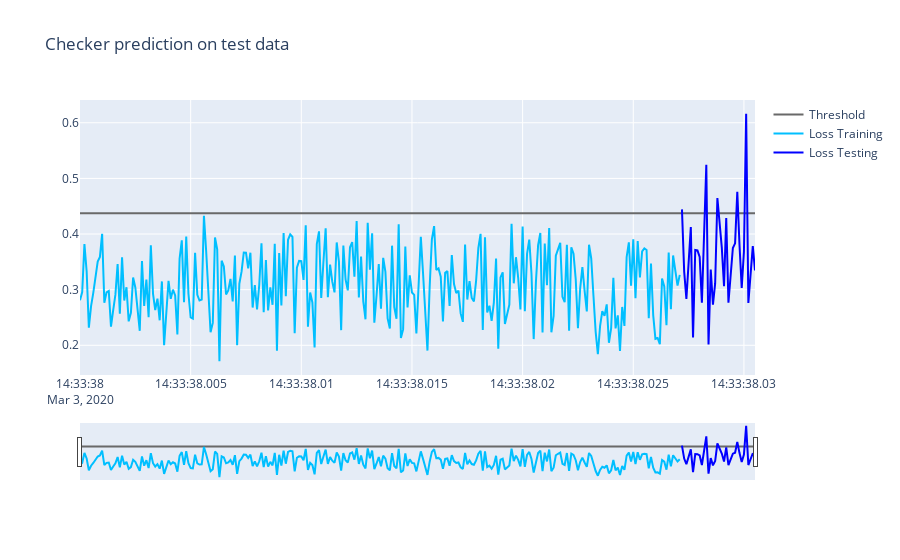

Notebook code for this chart:
### Markdown cell above
## Test set with high noise

- Possible explanation 1: All your requests seem to come from a different distribution, please check your query values.
- Possible explanation 2: All your requests are not behaving as expected, please check your sensors/users queries.

### Code cell
%%time

import os
import pandas as pd
from scanflow.check import Checker
from scanflow.track import Tracker

app_dir = '/home/guess/Desktop/scanflow/examples/demo3/data-science/'
tracker = Tracker(app_dir)
X_train_path = tracker.list_artifacts('workflow1', '091883270cd943d6bf18f721dfb5d536')['X_train.csv']
X_train = pd.read_csv(X_train_path)

app_dir = '/home/guess/Desktop/scanflow/examples/demo3/data-eng/'
tracker = Tracker(app_dir)
checker = Checker(tracker)

# df = tracker.get_tracked_values(workflow_name='workflow1',
#                                 executor_name='preprocessing')



E_test, X_test = checker.drift_distribution(X_train.copy(), checker_type='dd_autoencoder', verbose=True,)

### Figure 1 — Plotly figure (JSON) as saved in the notebook; plotly's stock layout.template omitted (floating-point values rounded to 4 significant figures; data arrays with more than 128 entries replaced by an {"elided": "..."} marker saying what was removed)
{"data": [{"line": {"color": "dimgray"}, "name": "Threshold", "type": "scatter", "x": {"elided": "306 str values"}, "y": {"elided": "306 float values"}}, {"line": {"color": "deepskyblue"}, "name": "Loss Training", "type": "scatter", "x": {"elided": "272 str values"}, "y": {"elided": "272 float values"}}, {"line": {"color": "blue"}, "name": "Loss Testing", "type": "scatter", "x": ["2020-03-03T14:33:38.027200", "2020-03-03T14:33:38.027300", "2020-03-03T14:33:38.027400", "2020-03-03T14:33:38.027500", "2020-03-03T14:33:38.027600", "2020-03-03T14:33:38.027700", "2020-03-03T14:33:38.027800", "2020-03-03T14:33:38.027900", "2020-03-03T14:33:38.028000", "2020-03-03T14:33:38.028100", "2020-03-03T14:33:38.028200", "2020-03-03T14:33:38.028300", "2020-03-03T14:33:38.028400", "2020-03-03T14:33:38.028500", "2020-03-03T14:33:38.028600", "2020-03-03T14:33:38.028700", "2020-03-03T14:33:38.028800", "2020-03-03T14:33:38.028900", "2020-03-03T14:33:38.029000", "2020-03-03T14:33:38.029100", "2020-03-03T14:33:38.029200", "2020-03-03T14:33:38.029300", "2020-03-03T14:33:38.029400", "2020-03-03T14:33:38.029500", "2020-03-03T14:33:38.029600", "2020-03-03T14:33:38.029700", "2020-03-03T14:33:38.029800", "2020-03-03T14:33:38.029900", "2020-03-03T14:33:38.030000", "2020-03-03T14:33:38.030100", "2020-03-03T14:33:38.030200", "2020-03-03T14:33:38.030300", "2020-03-03T14:33:38.030400", "2020-03-03T14:33:38.030500"], "y": [0.4443, 0.3324, 0.2835, 0.3608, 0.4125, 0.2139, 0.3713, 0.3705, 0.359, 0.2765, 0.3939, 0.5247, 0.2014, 0.3362, 0.2731, 0.3112, 0.4648, 0.4211, 0.3756, 0.3062, 0.4287, 0.2765, 0.3216, 0.3748, 0.3833, 0.4759, 0.38, 0.3032, 0.3681, 0.6162, 0.2762, 0.3296, 0.3784, 0.3346]}], "layout": {"autosize": true, "title": {"text": "Checker prediction on test data"}, "xaxis": {"autorange": true, "range": ["2020-03-03 14:33:38", "2020-03-03 14:33:38.0305"], "rangeslider": {"autorange": true, "range": ["2020-03-03 14:33:38", "2020-03-03 14:33:38.0305"], "visible": true, "yaxis": {"_template": null, "rangemode": "match"}}, "type": "date"}, "yaxis": {"autorange": true, "range": [0.1466, 0.641], "type": "linear"}}}
